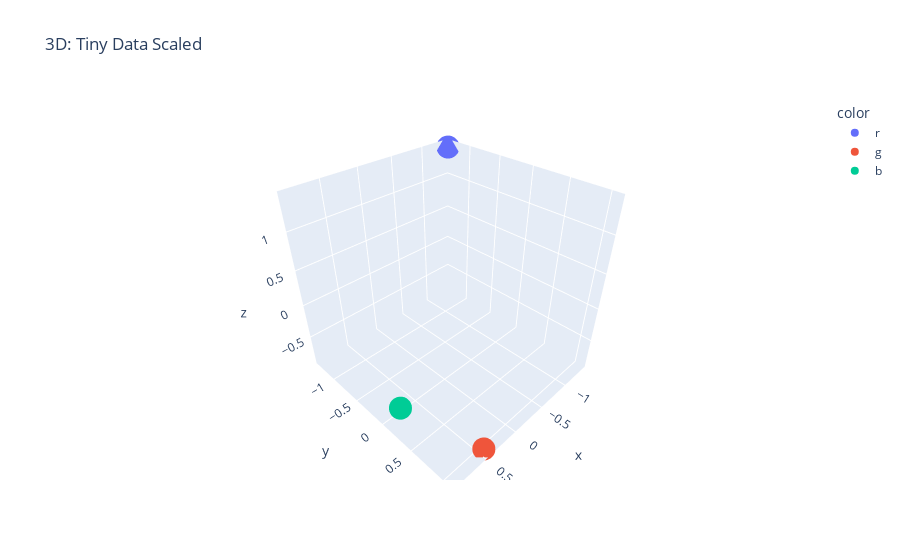

Write notebook code for a chart like this one.
### Code cell
fig = px.scatter_3d(
    x=data_scaled[:,0], y=data_scaled[:,1], z=data_scaled[:,2], color=df_data['c'],
    title='3D: Tiny Data Scaled' #, width = 800, height=800
)
fig.show()

### Figure 1 — Plotly figure (JSON) as saved in the notebook; plotly's stock layout.template omitted (floating-point values rounded to 4 significant figures)
{"data": [{"hovertemplate": "color=r<br>x=%{x}<br>y=%{y}<br>z=%{z}<extra></extra>", "legendgroup": "r", "marker": {"color": "#636efa", "symbol": "circle"}, "mode": "markers", "name": "r", "scene": "scene", "showlegend": true, "type": "scatter3d", "x": [-1.389], "y": [-1.336], "z": [1.398]}, {"hovertemplate": "color=g<br>x=%{x}<br>y=%{y}<br>z=%{z}<extra></extra>", "legendgroup": "g", "marker": {"color": "#EF553B", "symbol": "circle"}, "mode": "markers", "name": "g", "scene": "scene", "showlegend": true, "type": "scatter3d", "x": [0.4629], "y": [1.069], "z": [-0.886]}, {"hovertemplate": "color=b<br>x=%{x}<br>y=%{y}<br>z=%{z}<extra></extra>", "legendgroup": "b", "marker": {"color": "#00cc96", "symbol": "circle"}, "mode": "markers", "name": "b", "scene": "scene", "showlegend": true, "type": "scatter3d", "x": [0.9258], "y": [0.2673], "z": [-0.5116]}], "layout": {"legend": {"title": {"text": "color"}, "tracegroupgap": 0}, "scene": {"domain": {"x": [0, 1], "y": [0, 1]}, "xaxis": {"title": {"text": "x"}}, "yaxis": {"title": {"text": "y"}}, "zaxis": {"title": {"text": "z"}}}, "title": {"text": "3D: Tiny Data Scaled"}}}
